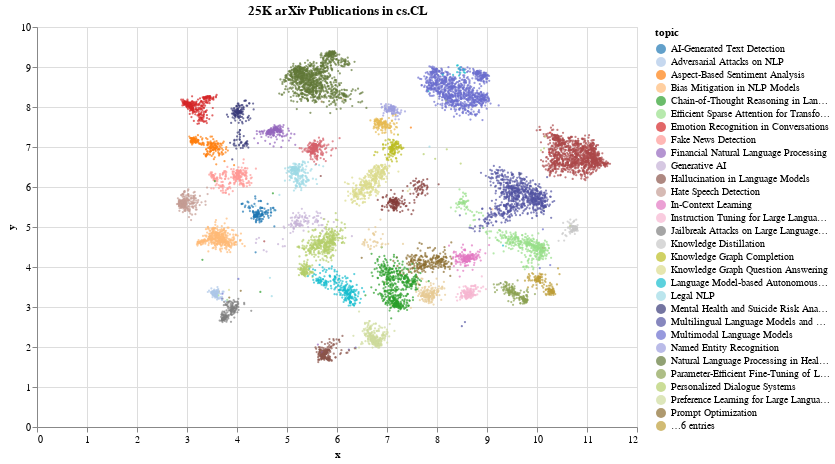

Notebook code cell kept with this figure:
### Code cell
custom_color_palette = [
    '#1f77b4', '#aec7e8', '#ff7f0e', '#ffbb78', '#2ca02c',
    '#98df8a', '#d62728', '#ff9896', '#9467bd', '#c5b0d5',
    '#8c564b', '#c49c94', '#e377c2', '#f7b6d2', '#7f7f7f',
    '#c7c7c7', '#bcbd22', '#dbdb8d', '#17becf', '#9edae5',
    '#393b79', '#5254a3', '#6b6ecf', '#9c9ede', '#637939',
    '#8ca252', '#b5cf6b', '#cedb9c', '#8c6d31', '#bd9e39',
    '#e7ba52', '#e7cb94', '#843c39', '#ad494a', '#d6616b'
]

chart = alt.Chart(df).mark_circle(size=5).encode(
    x='x',
    y='y',
    color=alt.Color('topic:N', scale=alt.Scale(range=custom_color_palette)),
    tooltip=['title', 'topic']
).interactive().properties(
    title='25K arXiv Publications in cs.CL',
    width=600,
    height=400,
)
chart.display()

### Figure 1 — Vega specification as saved in the notebook (floating-point values rounded to 4 significant figures; data arrays with more than 128 entries replaced by an {"elided": "..."} marker saying what was removed)
{"$schema": "https://vega.github.io/schema/vega/v5.json", "data": [{"name": "param_1_store"}, {"name": "source_0", "values": {"elided": "11211 records"}}, {"name": "source_0_x_domain_x", "values": [{"min": 2.799, "max": 11.46}]}, {"name": "source_0_y_domain_y", "values": [{"min": 1.623, "max": 9.398}]}, {"name": "source_0_color_domain_topic", "values": [{"topic": "Language Model-based Autonomous Agents and Planning"}, {"topic": "Multimodal Language Models"}, {"topic": "Hallucination in Language Models"}, {"topic": "Multilingual Language Models and Machine Translation"}, {"topic": "Fake News Detection"}, {"topic": "Jailbreak Attacks on Large Language Models"}, {"topic": "Quantization and Compression of Large Language Models"}, {"topic": "Chain-of-Thought Reasoning in Language Models"}, {"topic": "Speech Recognition and Translation"}, {"topic": "Bias Mitigation in NLP Models"}, {"topic": "Preference Learning for Large Language Models"}, {"topic": "Instruction Tuning for Large Language Models"}, {"topic": "Natural Language Processing in Healthcare"}, {"topic": "AI-Generated Text Detection"}, {"topic": "Knowledge Graph Completion"}, {"topic": "Aspect-Based Sentiment Analysis"}, {"topic": "Personalized Dialogue Systems"}, {"topic": "Knowledge Distillation"}, {"topic": "Emotion Recognition in Conversations"}, {"topic": "Mental Health and Suicide Risk Analysis"}, {"topic": "Efficient Sparse Attention for Transformer Models"}, {"topic": "Hate Speech Detection"}, {"topic": "Financial Natural Language Processing"}, {"topic": "Prompt Optimization"}, {"topic": "Named Entity Recognition"}, {"topic": "In-Context Learning"}, {"topic": "Legal NLP"}, {"topic": "Text Summarization"}, {"topic": "Parameter-Efficient Fine-Tuning of Large Language Models"}, {"topic": "Retrieval-Augmented Generation"}, {"topic": "Relation Extraction"}, {"topic": "Knowledge Graph Question Answering"}, {"topic": "Adversarial Attacks on NLP"}, {"topic": "Repository-level Code Completion"}, {"topic": "Generative AI"}]}], "signals": [{"name": "unit", "value": {}, "on": [{"events": "pointermove", "update": "isTuple(group()) ? group() : unit"}]}, {"name": "param_1", "update": "vlSelectionResolve(\"param_1_store\", \"union\")"}, {"name": "param_1_x", "on": [{"events": [{"source": "view", "type": "dblclick"}], "update": "null"}, {"events": {"signal": "param_1_translate_delta"}, "update": "panLinear(param_1_translate_anchor.extent_x, -param_1_translate_delta.x / width)"}, {"events": {"signal": "param_1_zoom_delta"}, "update": "zoomLinear(domain(\"x\"), param_1_zoom_anchor.x, param_1_zoom_delta)"}]}, {"name": "param_1_y", "on": [{"events": [{"source": "view", "type": "dblclick"}], "update": "null"}, {"events": {"signal": "param_1_translate_delta"}, "update": "panLinear(param_1_translate_anchor.extent_y, param_1_translate_delta.y / height)"}, {"events": {"signal": "param_1_zoom_delta"}, "update": "zoomLinear(domain(\"y\"), param_1_zoom_anchor.y, param_1_zoom_delta)"}]}, {"name": "param_1_tuple", "on": [{"events": [{"signal": "param_1_x || param_1_y"}], "update": "param_1_x && param_1_y ? {unit: \"\", fields: param_1_tuple_fields, values: [param_1_x,param_1_y]} : null"}]}, {"name": "param_1_tuple_fields", "value": [{"field": "x", "channel": "x", "type": "R"}, {"field": "y", "channel": "y", "type": "R"}]}, {"name": "param_1_translate_anchor", "value": {}, "on": [{"events": [{"source": "scope", "type": "pointerdown"}], "update": "{x: x(unit), y: y(unit), extent_x: domain(\"x\"), extent_y: domain(\"y\")}"}]}, {"name": "param_1_translate_delta", "value": {}, "on": [{"events": [{"source": "window", "between": [{"source": "scope", "type": "pointerdown"}, {"source": "window", "type": "pointerup"}], "consume": true, "type": "pointermove"}], "update": "{x: param_1_translate_anchor.x - x(unit), y: param_1_translate_anchor.y - y(unit)}"}]}, {"name": "param_1_zoom_anchor", "on": [{"events": [{"source": "scope", "consume": true, "type": "wheel"}], "update": "{x: invert(\"x\", x(unit)), y: invert(\"y\", y(unit))}"}]}, {"name": "param_1_zoom_delta", "on": [{"events": [{"source": "scope", "type": "wheel", "consume": true}], "update": "pow(1.001, event.deltaY * pow(16, event.deltaMode))", "force": true}]}, {"name": "param_1_modify", "on": [{"events": {"signal": "param_1_tuple"}, "update": "modify(\"param_1_store\", param_1_tuple, true)"}]}], "marks": [{"type": "symbol", "name": "marks", "from": {"data": "source_0"}, "encode": {"update": {"shape": {"value": "circle"}, "tooltip": {"signal": "{\"title\": isValid(datum[\"title\"]) ? datum[\"title\"] : \"\"+datum[\"title\"], \"topic\": isValid(datum[\"topic\"]) ? datum[\"topic\"] : \"\"+datum[\"topic\"]}"}, "size": {"value": 5}, "fill": {"field": "topic", "scale": "color"}, "x": {"field": "x", "scale": "x"}, "opacity": {"value": 0.7}, "y": {"field": "y", "scale": "y"}}}, "style": ["circle"], "clip": true, "interactive": true}], "scales": [{"name": "x", "type": "linear", "domain": [{"signal": "(data(\"source_0_x_domain_x\")[0] || {}).min"}, {"signal": "(data(\"source_0_x_domain_x\")[0] || {}).max"}], "range": [0, {"signal": "width"}], "domainRaw": {"signal": "param_1[\"x\"]"}, "nice": true, "zero": true}, {"name": "y", "type": "linear", "domain": [{"signal": "(data(\"source_0_y_domain_y\")[0] || {}).min"}, {"signal": "(data(\"source_0_y_domain_y\")[0] || {}).max"}], "range": [{"signal": "height"}, 0], "domainRaw": {"signal": "param_1[\"y\"]"}, "nice": true, "zero": true}, {"name": "color", "type": "ordinal", "domain": {"data": "source_0_color_domain_topic", "field": "topic", "sort": true}, "range": ["#1f77b4", "#aec7e8", "#ff7f0e", "#ffbb78", "#2ca02c", "#98df8a", "#d62728", "#ff9896", "#9467bd", "#c5b0d5", "#8c564b", "#c49c94", "#e377c2", "#f7b6d2", "#7f7f7f", "#c7c7c7", "#bcbd22", "#dbdb8d", "#17becf", "#9edae5", "#393b79", "#5254a3", "#6b6ecf", "#9c9ede", "#637939", "#8ca252", "#b5cf6b", "#cedb9c", "#8c6d31", "#bd9e39", "#e7ba52", "#e7cb94", "#843c39", "#ad494a", "#d6616b"]}], "axes": [{"scale": "x", "ticks": false, "zindex": 0, "gridScale": "y", "tickCount": {"signal": "ceil(width/40)"}, "minExtent": 0, "labels": false, "domain": false, "aria": false, "grid": true, "maxExtent": 0, "orient": "bottom"}, {"scale": "y", "gridScale": "x", "tickCount": {"signal": "ceil(height/40)"}, "grid": true, "orient": "left", "ticks": false, "maxExtent": 0, "domain": false, "aria": false, "minExtent": 0, "zindex": 0, "labels": false}, {"scale": "x", "tickCount": {"signal": "ceil(width/40)"}, "zindex": 0, "labelOverlap": true, "orient": "bottom", "grid": false, "labelFlush": true, "title": "x"}, {"scale": "y", "labelOverlap": true, "tickCount": {"signal": "ceil(height/40)"}, "zindex": 0, "orient": "left", "title": "y", "grid": false}], "title": {"text": "25K arXiv Publications in cs.CL", "frame": "group"}, "height": 400, "style": "cell", "legends": [{"fill": "color", "symbolType": "circle", "title": "topic", "encode": {"symbols": {"update": {"opacity": {"value": 0.7}}}}}], "width": 600, "padding": 5, "background": "white"}
